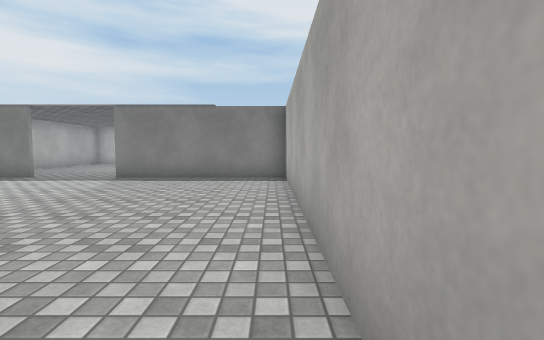
View 1 (above)

15 first-person views from a walk through a Unity game level. The camera is 1.2 m above the floor, tilts 4° down and sees 85° across. Doors are open. The floor is counted in squares, 1.2 m on a side. Each view is taken from the middle of a square. On the plan, view 1 faces up. The plan holds only what a view shows up to about 12 squares ahead; the rest is blank. The player is left out. Surface patterns are stand-ins for the level's own textures.

View 2
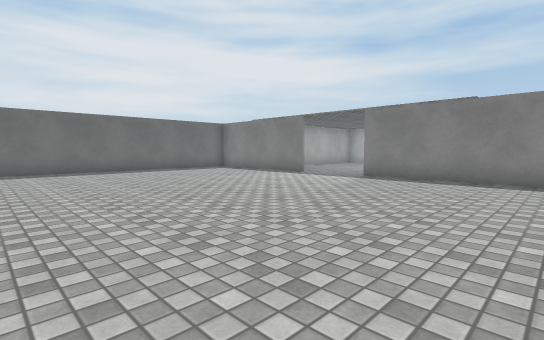

View 3
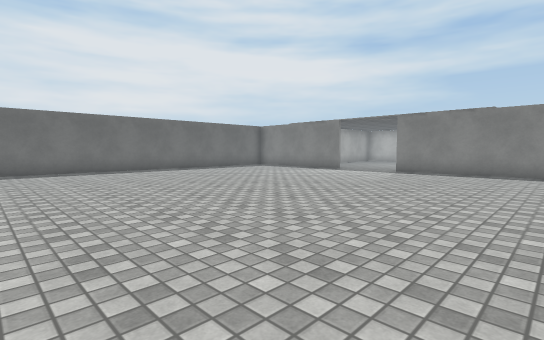

View 4
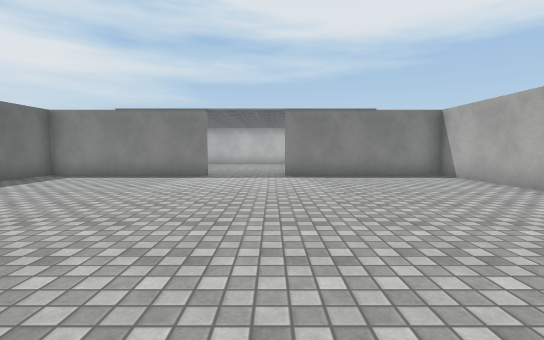

View 5
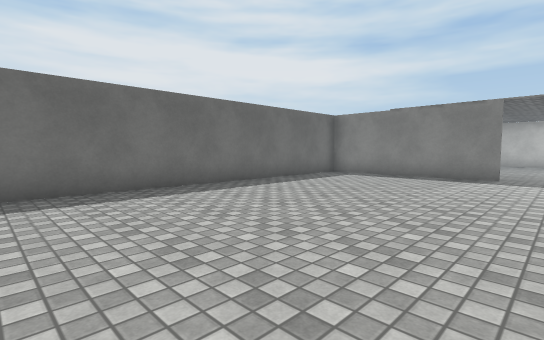

View 6
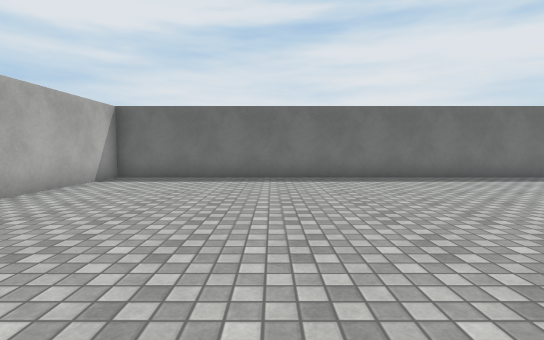

View 7
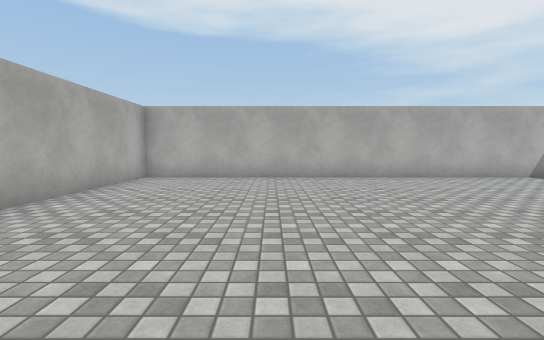

View 8
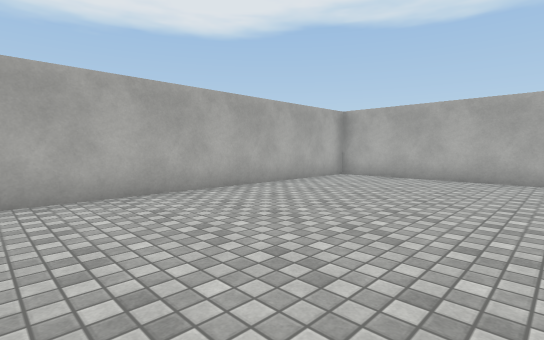

View 9
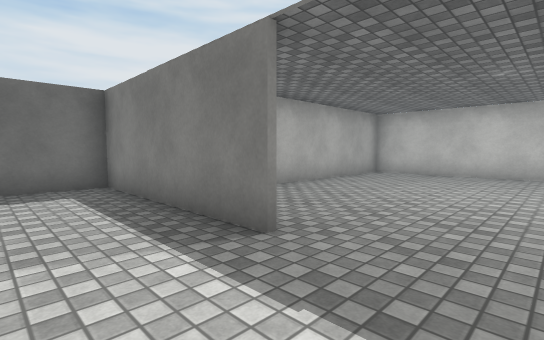

View 10
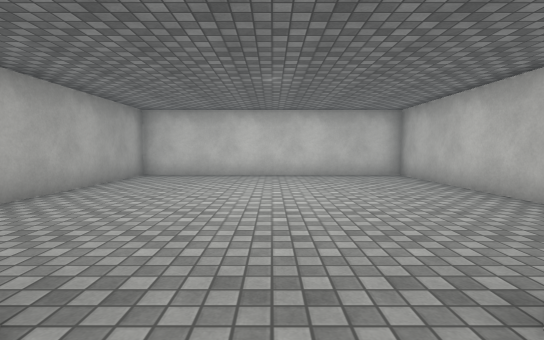

View 11
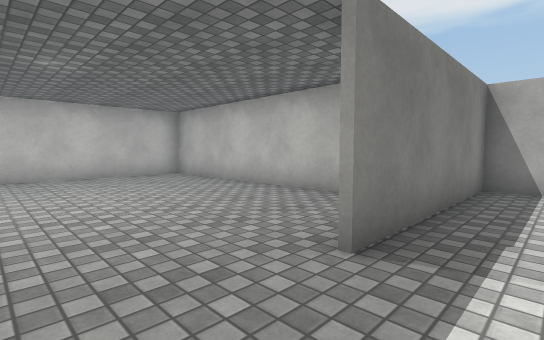

View 12
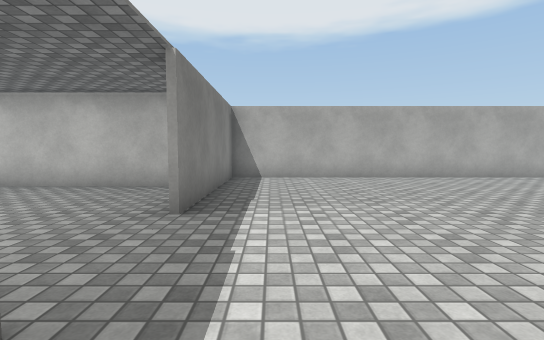

View 13
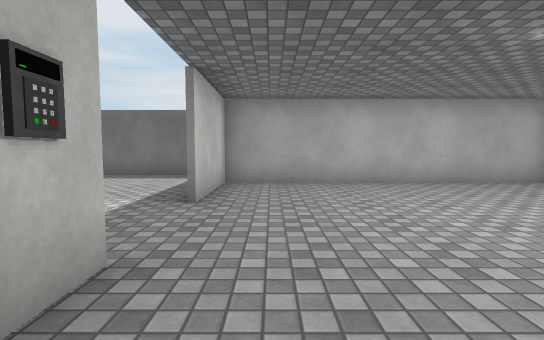

View 14
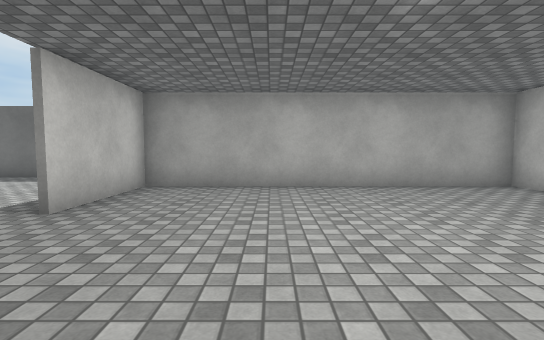

View 15
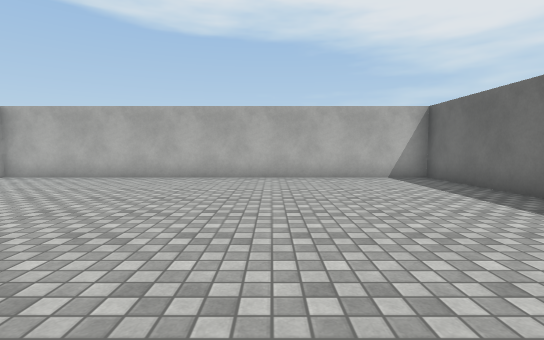

### Floor plan
Points are (right, up) in squares from view 1. A wall is a line through its corners. A room is listed if a view was taken in it or the views show most of it. See-through windows are left out.
Room 1 (views 1, 2, 3, 4, 5, 6, 7, 8, 9, 10, 11, 12, 15)
walls: (-8.4, 10.4) (-14.5, 10.4) (-14.5, -9.5) (0.5, -9.5) (0.5, 10.4) (-5.5, 10.4)
ways out: open door at (-7, 10.5) to room 2
Room 2 (views 13, 14)
walls: (-5.5, 10.6) (-4.5, 10.6); (-2, 11.8) (-2, 20.5) (-12, 20.5) (-12, 10.6) (-8.5, 10.6)
ways out: open door at (-7, 10.5) to room 1

Where each view was taken, in squares from view 1:
view 1: 0 up, 0 right, facing up
view 2: 0 up, 0 right, facing up-left
view 3: 3 down, 0 right, facing up-left
view 4: 1 down, 6 left, facing up
view 5: 1 down, 7 left, facing up-left
view 6: 4 down, 4 left, facing left
view 7: 1 up, 4 left, facing down
view 8: 1 up, 6 left, facing down-right
view 9: 8 up, 6 left, facing up-left
view 10: 9 up, 7 left, facing up
view 11: 9 up, 8 left, facing up-right
view 12: 9 up, 10 left, facing right
view 13: 12 up, 3 left, facing left
view 14: 14 up, 4 left, facing left
view 15: 1 up, 9 left, facing down
